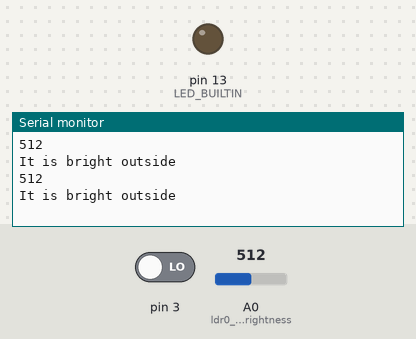
Recording of a sketch running on a simulated Arduino Uno, built with avr-gcc and run on an emulated ATmega328P. Parts: output pins drawn as LEDs (lit = HIGH), the last lines printed to the serial monitor. The inputs (shaded band) are chosen by the test bench; at power-on: A0 (ldr0_to_detect_brightness) = 512, pin 3 LOW.

Above: at 3.9 s.
4.0 s: A0 (ldr0_to_detect_brightness) set to 892
At 6.7 s:
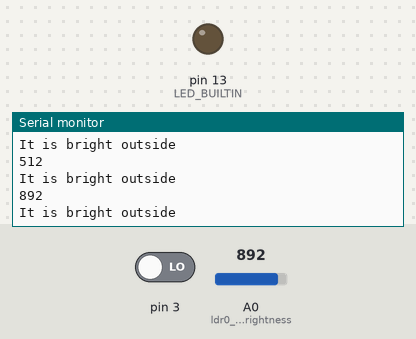
8.0 s: A0 (ldr0_to_detect_brightness) set to 912
At 10.5 s:
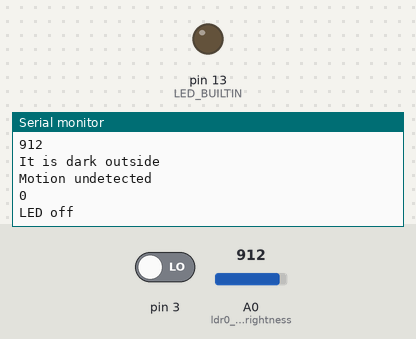
Timing chart, 0 to 12.0 s (numbered marks = the images above; inputs shaded):
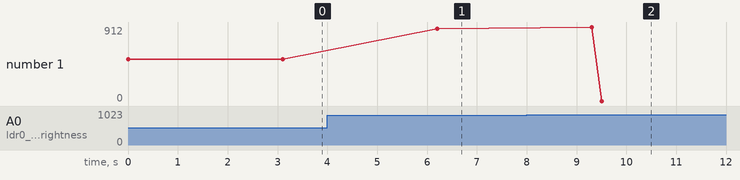

Measured:
- the behaviour switches between 900 and 901 on A0 (ldr0_to_detect_brightness) (found by bisection; images 1 and 2)
- after the input at 4.0 s, the serial monitor: prints a new line after 2.2 s (image 1)
- after the input at 8.0 s, the serial monitor: prints a new line after 1.3 s (image 2)
- plotted number 1: 512 → 892 after the input at 4.0 s, 892 → 0 after the input at 8.0 s

The sketch:

arduino_IDE_code.ino
```cpp
void setup()
{
  pinMode(A0,INPUT);//ldr0 to detect brightness
  pinMode(A1,INPUT);//ldr1 to detect faulty street
  pinMode(3,INPUT);
  pinMode(LED_BUILTIN, OUTPUT);
  Serial.begin(9600);
}
void loop()
{

  int lightRead = analogRead(A0);
  Serial.println(lightRead);
  delay(100);
  if(lightRead > 900){
    Serial.println("It is dark outside");
    if (digitalRead(3) == 1)
    {
      Serial.println("Motion detected");
      int value=digitalRead(3);
      Serial.println(value);
      delay(100);
      digitalWrite(13,HIGH);
      Serial.println("LED on");
      delay(100);
      int lightRead1 = analogRead(A1); //reading the light luminosity after LED is in ON state
      Serial.println("Second ldr value:");
      Serial.println(lightRead1);
      delay(100);
      if(lightRead1 > 1020){
        Serial.println("The street light is faulty");
        //Geographical location is sent
        Serial.println("Geographical location is sent");
      }
      else {
        Serial.println("The street light is working fine");
      }
      delay(3000);
    }
    else
    {
      Serial.println("Motion undetected");
      int value=digitalRead(3);
      delay(100);
      Serial.println(value);
      digitalWrite(13,LOW);
      Serial.println("LED off");
      delay(3000);
    }
    /*digitalWrite(13,HIGH);
    Serial.println("Fine");
    delay(1000);*/
  }
  else{
    digitalWrite(13,LOW);
    Serial.println("It is bright outside");
    delay(3000);
  }

}
```
